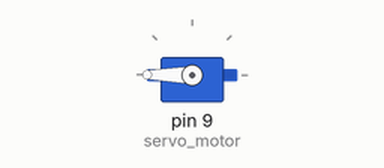
A sketch run on a simulated Arduino Uno, built with avr-gcc and run on an emulated ATmega328P. Shown: servo.

Above: at 0.05 s.
At 1.5 s:
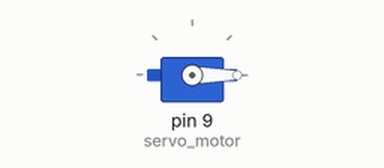
At 3.0 s:
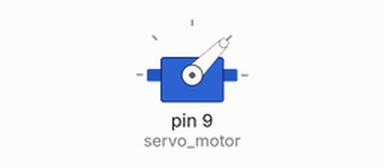
Timing chart, 0 to 6.9 s (numbered marks = the images above):
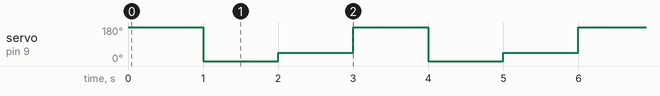

Measured:
- by itself, servo on pin 9 (servo_motor): repeats every 3.0 s: 45° 1.0 s, 180° 1.0 s, 0° 1.0 s

The sketch:

sketch_ServoBasic.ino
```cpp
# include <Servo.h>
Servo servo_motor;
void setup() {
  // put your setup code here, to run once:
  servo_motor.attach(9,500,2500);
}

void loop() {
  // put your main code here, to run repeatedly:
  servo_motor.write(180);
  delay(1000);
  servo_motor.write(0);
  delay(1000);
  servo_motor.write(45);
  delay(1000);
}
```
